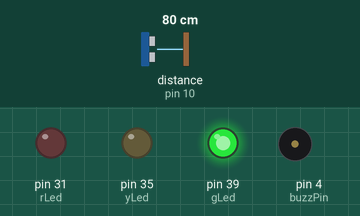
This sketch was run on a simulated Arduino Mega 2560, built with avr-gcc and run on an emulated ATmega2560. Parts: output pins drawn as LEDs (lit = HIGH), buzzer (waves = sounding). Wiring (inferred from the names in the program): ultrasonic range finder: trigger pin 7; echo pin 10. The test bench sets the inputs (shaded band); at power-on: distance to the obstacle (sensor on pin 10) 80 cm. The echo pulse lasts 58.3 µs per cm; pins used as bus, display or sensor lines are not drawn.

Above: at 1.2 s.
1.3 s: distance to the obstacle (sensor on pin 10) set to 64 cm
2.8 s: distance to the obstacle (sensor on pin 10) set to 55 cm
At 3.05 s:
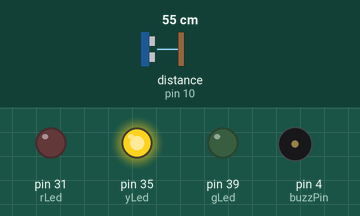
5.8 s: distance to the obstacle (sensor on pin 10) set to 42 cm
At 6.14 s:
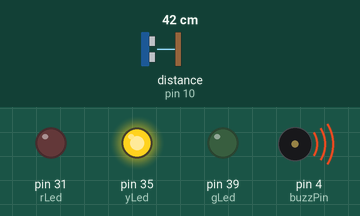
8.8 s: distance to the obstacle (sensor on pin 10) set to 34 cm
At 9.5 s:
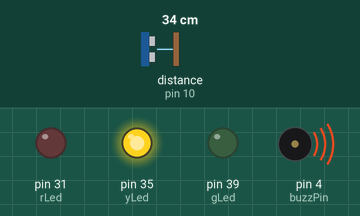
10.3 s: distance to the obstacle (sensor on pin 10) set to 2 cm
At 11.8 s:
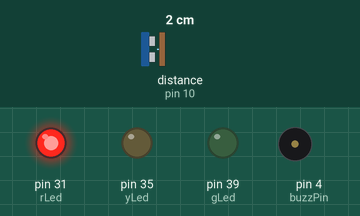
13.3 s: distance to the obstacle (sensor on pin 10) set to 35 cm
At 14.9 s:
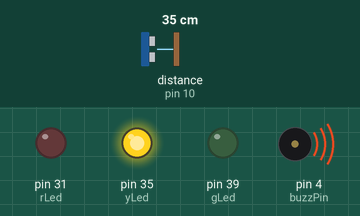
Timing chart, 0 to 16.4 s (numbered marks = the images above; inputs shaded):
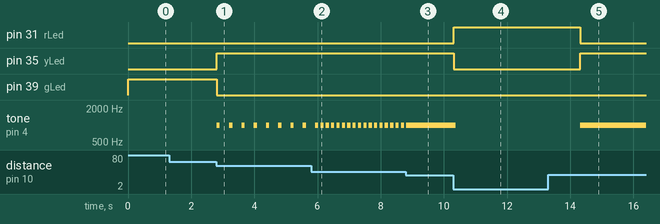

The sketch:

ObstacleDetection.ino
```cpp
const int trigPin = 7;
const int echoPin = 10;
const int buzzPin = 4;
const int gLed = 39;
const int yLed = 35;
const int rLed = 31;


void setup() {
  pinMode(trigPin,OUTPUT);
  pinMode(echoPin,INPUT);
  pinMode(buzzPin,OUTPUT);
  //tone(buzzPin,2000,5000);
  Serial1.begin(9600);
  Serial.begin(9600);
  pinMode(gLed,OUTPUT);
  pinMode(yLed,OUTPUT);
  pinMode(rLed,OUTPUT);

}

void loop() {
  beeperControl();

}
void beeperControl(){
  long distance = readDistance();
  if(distance < 30){
    Serial1.println("0");
    digitalWrite(rLed,HIGH);
    digitalWrite(gLed,LOW);
    digitalWrite(yLed,LOW);
    delay(2000);
  }
  if(distance < 60 && distance > 30){
    tone(buzzPin,1000,100);
    digitalWrite(yLed,HIGH);
    digitalWrite(rLed,LOW);
    digitalWrite(gLed,LOW);
    delay(freqFunction(distance));
  }else{
    digitalWrite(gLed,HIGH);
    digitalWrite(yLed,LOW);
    digitalWrite(rLed,LOW);
  }

}

long readDistance(){
  long dur;
  long distance;
  digitalWrite(trigPin,LOW);
  delayMicroseconds(2);
  digitalWrite(trigPin,HIGH);
  delayMicroseconds(10);
  digitalWrite(trigPin,LOW);
  dur = pulseIn(echoPin, HIGH);
  distance = (((dur/2)/29.1));

  return distance;
}
void testFunction(){
  if(Serial.available()){
    int x = Serial.parseInt();
    Serial.println(freqFunction(x));
  }
}

int freqFunction(int x){
  int y = 0;
  y = (x-61);
  y = y*500;
  y = y/30+500;
  return y;
}
```

Measured:
- the behaviour switches between 60 and 59 cm on distance to the obstacle (sensor on pin 10) (found by bisection; images 0 and 1)
- the behaviour switches between 38 and 37 cm on distance to the obstacle (sensor on pin 10) (found by bisection; images 2 and 3)
- after the input at 1.3 s, every drawn part: stays the same
- after the input at 2.8 s, pin 35 (yLed): LOW → HIGH at once; pin 39 (gLed): HIGH → LOW at once; tone on pin 4 (buzzPin): alternates 1000 Hz for 0.10 s and silent for 0.29 s, starting at once
- after the input at 5.8 s, tone on pin 4 (buzzPin): alternates 1000 Hz for 0.10 s and silent for 0.07 s, starting after 0.30 s
- after the input at 8.8 s, tone on pin 4 (buzzPin): goes on until 8.8 s, then stays 1000 Hz
- after the input at 10.3 s, pin 31 (rLed): LOW → HIGH at once; pin 35 (yLed): HIGH → LOW at once; tone on pin 4 (buzzPin): 1000 Hz → silent after 0.08 s
- after the input at 13.3 s, pin 31 (rLed): HIGH → LOW after 1.0 s; pin 35 (yLed): LOW → HIGH after 1.0 s; tone on pin 4 (buzzPin): silent → 1000 Hz after 1.0 s
